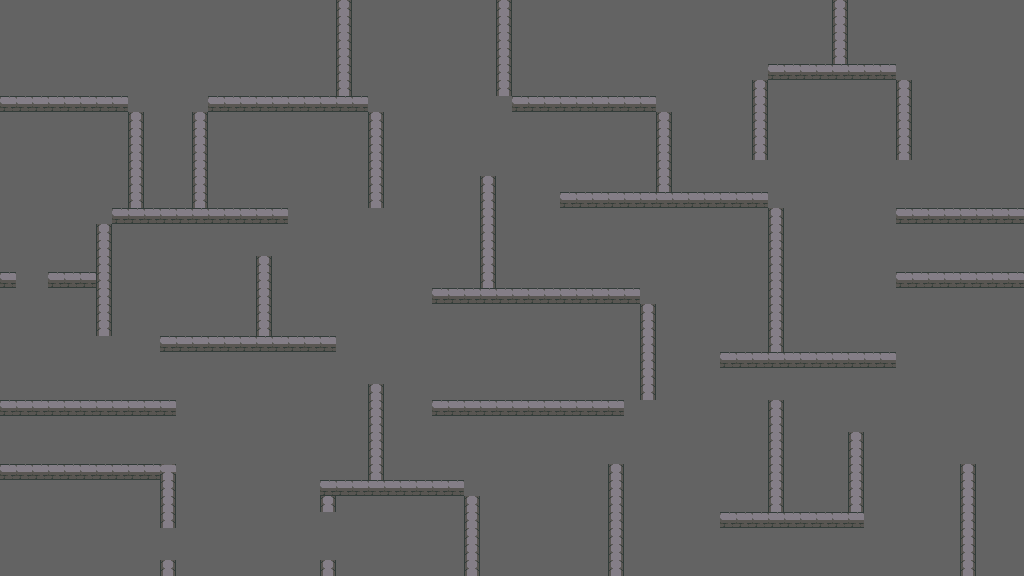

This is a level from a 2D game, rendered from its Tiled map with the project's own tilesets. A one-line summary and the map file follow, with tile-layer data summarised:
An orthogonal 64x36 tile map with 16x16 px tiles, 4 tile layers (Terrain, Walls, Objects, AbovePlayer) and 42 objects.

<map version="1.8" tiledversion="1.8.1" orientation="orthogonal" renderorder="right-down" width="64" height="36" tilewidth="16" tileheight="16" infinite="0" nextlayerid="6" nextobjectid="64">
 <tileset firstgid="1" name="210Tileset" tilewidth="16" tileheight="16" tilecount="480" columns="20">
  <image source="../SpriteSheet/210Tileset.png" width="320" height="384" />
 </tileset>
 <layer id="1" name="Terrain" width="64" height="36">
  <data>[2304 cells, 2304 non-empty, 1 distinct tile ids]</data>
 </layer>
 <layer id="2" name="Walls" width="64" height="36">
  <data>[2304 cells, 292 non-empty, 3 distinct tile ids]</data>
 </layer>
 <layer id="3" name="Objects" width="64" height="36">
  <data>[2304 cells, 0 non-empty, 0 distinct tile ids]</data>
 </layer>
 <objectgroup id="5" name="Collisions">
  <object id="20" x="336" y="0" width="16" height="96" />
  <object id="22" x="496" y="0" width="16" height="96" />
  <object id="24" x="512" y="96" width="160" height="16" />
  <object id="25" x="656" y="112" width="16" height="96" />
  <object id="26" x="560" y="192" width="208" height="16" />
  <object id="27" x="768" y="192" width="16" height="176" />
  <object id="28" x="720" y="352" width="176" height="16" />
  <object id="29" x="896" y="272" width="128" height="16" />
  <object id="30" x="896" y="208" width="128" height="16" />
  <object id="31" x="832" y="0" width="16" height="80" />
  <object id="32" x="752" y="64" width="160" height="16" />
  <object id="33" x="896" y="64" width="16" height="96" />
  <object id="34" x="752" y="64" width="16" height="96" />
  <object id="35" x="768" y="400" width="16" height="128" />
  <object id="36" x="720" y="512" width="144" height="16" />
  <object id="37" x="848" y="432" width="16" height="96" />
  <object id="38" x="960" y="464" width="16" height="112" />
  <object id="39" x="608" y="464" width="16" height="112" />
  <object id="40" x="640" y="304" width="16" height="112" />
  <object id="41" x="432" y="288" width="224" height="16" />
  <object id="42" x="480" y="176" width="16" height="112" />
  <object id="43" x="432" y="400" width="224" height="16" />
  <object id="44" x="368" y="384" width="16" height="112" />
  <object id="45" x="320" y="480" width="160" height="16" />
  <object id="46" x="464" y="480" width="16" height="96" />
  <object id="47" x="320" y="480" width="16" height="32" />
  <object id="48" x="320" y="560" width="16" height="16" />
  <object id="49" x="160" y="464" width="16" height="64" />
  <object id="50" x="160" y="560" width="16" height="16" />
  <object id="51" x="0" y="464" width="176" height="16" />
  <object id="52" x="0" y="400" width="176" height="16" />
  <object id="53" x="256" y="256" width="16" height="96" />
  <object id="54" x="160" y="336" width="176" height="16" />
  <object id="55" x="0" y="272" width="16" height="16" />
  <object id="56" x="48" y="272" width="64" height="16" />
  <object id="57" x="96" y="224" width="16" height="112" />
  <object id="58" x="96" y="208" width="192" height="16" />
  <object id="59" x="0" y="96" width="144" height="16" />
  <object id="60" x="128" y="96" width="16" height="112" />
  <object id="61" x="192" y="112" width="16" height="96" />
  <object id="62" x="192" y="96" width="192" height="16" />
  <object id="63" x="368" y="96" width="16" height="112" />
 </objectgroup>
 <layer id="4" name="AbovePlayer" width="64" height="36">
  <data>[2304 cells, 0 non-empty, 0 distinct tile ids]</data>
 </layer>
</map>
